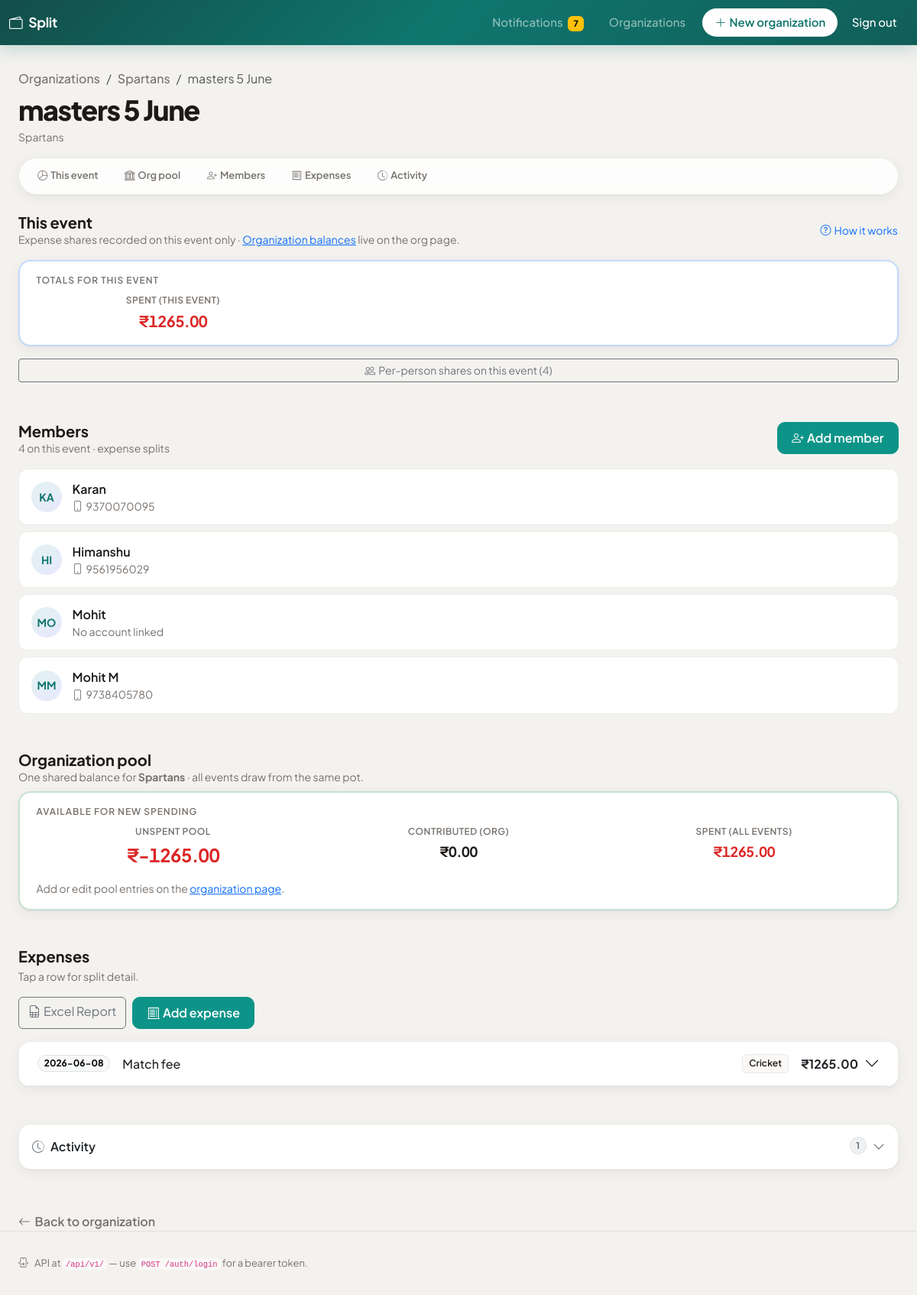
The page /events/1 (signed in) on the database its author committed.
### app/models.py (models this page shows)
class Organization(Base):
    __tablename__ = "organizations"
    id: Mapped[int] = mapped_column(primary_key=True, autoincrement=True)
    name: Mapped[str] = mapped_column(String(200), nullable=False)
    created_by_user_id: Mapped[int | None] = mapped_column(
        ForeignKey("users.id"), nullable=True, index=True
    )
    created_at: Mapped[datetime] = mapped_column(DateTime, default=datetime.utcnow)
    members: Mapped[list["OrganizationMember"]] = relationship(
        back_populates="organization", cascade="all, delete-orphan"
    )
    events: Mapped[list["Event"]] = relationship(
        back_populates="organization", cascade="all, delete-orphan"
    )
    org_contributions: Mapped[list["OrganizationContribution"]] = relationship(
        back_populates="organization", cascade="all, delete-orphan"
    )

class Event(Base):
    __tablename__ = "events"
    id: Mapped[int] = mapped_column(primary_key=True, autoincrement=True)
    organization_id: Mapped[int] = mapped_column(
        ForeignKey("organizations.id"), nullable=False
    )
    name: Mapped[str] = mapped_column(String(200), nullable=False)
    created_by_user_id: Mapped[int | None] = mapped_column(
        ForeignKey("users.id"), nullable=True, index=True
    )
    created_at: Mapped[datetime] = mapped_column(DateTime, default=datetime.utcnow)
    organization: Mapped["Organization"] = relationship(back_populates="events")
    members: Mapped[list["Member"]] = relationship(
        back_populates="event", cascade="all, delete-orphan"
    )
    expenses: Mapped[list["Expense"]] = relationship(
        back_populates="event", cascade="all, delete-orphan"
    )

class Member(Base):
    __tablename__ = "members"
    id: Mapped[int] = mapped_column(primary_key=True, autoincrement=True)
    event_id: Mapped[int] = mapped_column(ForeignKey("events.id"), nullable=False)
    name: Mapped[str] = mapped_column(String(120), nullable=False)
    user_id: Mapped[int | None] = mapped_column(ForeignKey("users.id"), nullable=True)
    created_by_user_id: Mapped[int | None] = mapped_column(
        ForeignKey("users.id"), nullable=True, index=True
    )
    created_at: Mapped[datetime] = mapped_column(DateTime, default=datetime.utcnow)
    event: Mapped["Event"] = relationship(back_populates="members")
    user: Mapped["User | None"] = relationship(
        back_populates="event_memberships", foreign_keys=[user_id]
    )
    expense_splits: Mapped[list["ExpenseSplit"]] = relationship(
        back_populates="member", cascade="all, delete-orphan"
    )

class User(Base):
    __tablename__ = "users"
    __table_args__ = (UniqueConstraint("mobile", name="uq_users_mobile"),)
    id: Mapped[int] = mapped_column(primary_key=True, autoincrement=True)
    mobile: Mapped[str] = mapped_column(String(20), nullable=False, index=True)
    password_hash: Mapped[str] = mapped_column(String(255), nullable=False)
    full_name: Mapped[str] = mapped_column(String(120), nullable=False)
    created_at: Mapped[datetime] = mapped_column(DateTime, default=datetime.utcnow)
    org_memberships: Mapped[list["OrganizationMember"]] = relationship(
        back_populates="user",
        foreign_keys="OrganizationMember.user_id",
        cascade="all, delete-orphan",
    )
    event_memberships: Mapped[list["Member"]] = relationship(
        back_populates="user", foreign_keys="Member.user_id"
    )
    activities_received: Mapped[list["Activity"]] = relationship(
        "Activity",
        foreign_keys="[Activity.recipient_user_id]",
        back_populates="recipient",
        cascade="all, delete-orphan",
    )
    activities_sent: Mapped[list["Activity"]] = relationship(
        "Activity",
        foreign_keys="[Activity.actor_user_id]",
        back_populates="actor",
        viewonly=True,
    )

class Expense(Base):
    __tablename__ = "expenses"
    id: Mapped[int] = mapped_column(primary_key=True, autoincrement=True)
    event_id: Mapped[int] = mapped_column(ForeignKey("events.id"), nullable=False)
    title: Mapped[str] = mapped_column(String(200), nullable=False)
    category: Mapped[str] = mapped_column(String(100), nullable=False)
    amount_total: Mapped[float] = mapped_column(Numeric(12, 2), nullable=False)
    expense_date: Mapped[date] = mapped_column(Date, nullable=False)
    created_by_user_id: Mapped[int | None] = mapped_column(
        ForeignKey("users.id"), nullable=True, index=True
    )
    created_at: Mapped[datetime] = mapped_column(DateTime, default=datetime.utcnow)
    event: Mapped["Event"] = relationship(back_populates="expenses")
    splits: Mapped[list["ExpenseSplit"]] = relationship(
        back_populates="expense", cascade="all, delete-orphan"
    )

### app/routers/web.py (the view)
@router.get("/events/{event_id}", response_class=HTMLResponse)
def page_event_detail(
    request: Request, event_id: int, db: Session = Depends(get_db)
):
    uid = require_session_user(request)
    if isinstance(uid, RedirectResponse):
        return uid
    if not services.user_can_access_event(db, uid, event_id):
        raise HTTPException(404, "Event not found")
    ev = services.get_event(db, event_id)
    if not ev:
        raise HTTPException(404, "Event not found")
    balances = services.member_balances(db, event_id)
    expenses = sorted(
        ev.expenses, key=lambda e: (e.expense_date, e.id), reverse=True
    )
    oid = ev.organization_id
    org_pool_available = services.org_pool_available(db, oid)
    org_total_contributed = services.org_total_contributed(db, oid)
    org_total_expenses = services.org_total_expenses(db, oid)
    event_expense_total = sum((b.expended for b in balances), Decimal("0"))
    balance_totals = {
        "pooled": Decimal("0"),
        "expended": event_expense_total,
        "remaining": Decimal("0"),
    }
    mems = sorted(ev.members, key=lambda m: m.id)
    members_opts = [{"id": m.id, "name": m.name} for m in mems]
    event_activities = activity_service.list_for_event(db, uid, event_id, limit=40)
    expense_manage = {
        e.id: services.user_can_manage_expense(db, e.id, uid) for e in expenses
    }
    member_manage = {
        m.id: services.user_can_manage_member(db, m.id, uid) for m in mems
    }
    return templates.TemplateResponse(
        request,
        "event_detail.html",
        {
            "event": ev,
            "organization": ev.organization,
            "members": mems,
            "members_opts": members_opts,
            "balances": balances,
            "balance_totals": balance_totals,
            "expenses": expenses,
            "org_pool_available": org_pool_available,
            "org_total_contributed": org_total_contributed,
            "org_total_expenses": org_total_expenses,
            "title": ev.name,
            "event_activities": event_activities,
            "current_user_id": uid,
            "expense_manage": expense_manage,
            "member_manage": member_manage,
            "member_error": request.query_params.get("error"),
        },
    )

### templates/event_detail.html (shortened to what this page needs)
{% extends "base.html" %}
{% macro member_initials(name) -%}
{%- set t = (name or '') | trim -%}
{%- set parts = t.split() -%}
{%- if parts | length >= 2 -%}
{{ (parts[0][0] ~ parts[-1][0]) | upper }}
{%- elif t | length >= 2 -%}
{{ t[:2] | upper }}
{%- elif t | length == 1 -%}
{{ t[0] | upper }}
{%- else -%}
?
{%- endif -%}
{% endmacro %}
{% block content %}
<nav class="et-breadcrumb mb-2" aria-label="breadcrumb">
  <ol class="breadcrumb small mb-0">
    <li class="breadcrumb-item"><a href="/orgs">Organizations</a></li>
    <li class="breadcrumb-item"><a href="/orgs/{{ organization.id }}">{{ organization.name }}</a></li>
    <li class="breadcrumb-item active text-truncate" style="max-width: 12rem;" aria-current="page">{{ event.name }}</li>
  </ol>
</nav>
<header class="mb-3">
  <div class="d-flex flex-wrap align-items-start justify-content-between gap-2 mb-2">
    <div class="min-w-0 flex-grow-1">
      <h1 class="et-hero-title mb-1 text-break">{{ event.name }}</h1>
      <p class="small et-muted mb-0">{{ organization.name }}</p>
    </div>
  </div>
</header>
<div class="et-section-nav mb-4">
  <ul class="nav">
    <li class="nav-item"><a class="nav-link" href="#balances"><i class="bi bi-pie-chart me-1"></i>This event</a></li>
    <li class="nav-item"><a class="nav-link" href="#pool"><i class="bi bi-bank me-1"></i>Org pool</a></li>
    <li class="nav-item"><a class="nav-link" href="#members"><i class="bi bi-person-plus me-1"></i>Members</a></li>
    <li class="nav-item"><a class="nav-link" href="#expenses"><i class="bi bi-receipt me-1"></i>Expenses</a></li>
    <li class="nav-item"><a class="nav-link" href="#activity"><i class="bi bi-clock-history me-1"></i>Activity</a></li>
  </ul>
</div>
<section class="mb-5 pb-1" id="balances">
  {% if not members %}
  <h2 class="h5 fw-bold mb-2">This event</h2>
  <div class="alert alert-et-warn d-flex align-items-start gap-2 mb-0" role="alert">
    <i class="bi bi-exclamation-triangle flex-shrink-0 mt-1"></i>
    <div>Add at least one member before you can record expenses.</div>
  </div>
  {% else %}
  <div class="d-flex flex-wrap align-items-center justify-content-between gap-2 mb-3">
    <div>
      <h2 class="h5 fw-bold mb-0">This event</h2>
      <p class="small et-muted mb-0">Expense shares recorded on this event only · <a href="/orgs/{{ organization.id }}#balances">Organization balances</a> live on the org page.</p>
    </div>
    <button type="button" class="btn btn-link btn-sm p-0 text-decoration-none" data-bs-toggle="modal" data-bs-target="#modalBalanceHelp">
      <i class="bi bi-question-circle me-1"></i>How it works
    </button>
  </div>
  <div class="et-card mb-3 border-primary border-opacity-25" style="border-width: 2px;">
    <div class="et-card-body py-3">
      <p class="et-eyebrow mb-2">Totals for this event</p>
      <div class="row g-3 align-items-end text-center">
        <div class="col-12 col-md-4">
          <div class="et-metric">
            <span class="et-metric-label">Spent (this event)</span>
            <span class="et-metric-value et-metric-value--expended fs-5">{{ balance_totals.expended | money }}</span>
          </div>
        </div>
      </div>
    </div>
  </div>
  <button class="btn btn-outline-secondary btn-sm w-100" type="button" data-bs-toggle="collapse" data-bs-target="#balancesPeople" aria-expanded="false" aria-controls="balancesPeople">
    <i class="bi bi-people me-1"></i>Per-person shares on this event ({{ balances | length }})
  </button>
  {% endif %}
</section>
<section class="mb-5" id="members">
  <div class="d-flex flex-wrap align-items-start justify-content-between gap-2 mb-3">
    <div>
      <h2 class="h5 fw-bold mb-0">Members</h2>
      <p class="small et-muted mb-0">{{ members | length }} on this event · expense splits</p>
    </div>
    <button type="button" class="btn btn-primary flex-shrink-0" data-bs-toggle="modal" data-bs-target="#modalAddMember">
      <i class="bi bi-person-plus me-1"></i><span class="d-none d-sm-inline">Add member</span><span class="d-sm-none">Add</span>
    </button>
  </div>
  {% for m in members %}
  <div class="et-member-row flex-wrap">
    <div class="et-avatar">{{ member_initials(m.name) }}</div>
    <div class="flex-grow-1 min-w-0">
      <div class="fw-semibold text-truncate">{{ m.name }}</div>
      <div class="small et-muted text-truncate">{% if m.user %}<i class="bi bi-phone me-1"></i>{{ m.user.mobile }}{% else %}No account linked{% endif %}</div>
    </div>
  </div>
  {% else %}
  <div class="et-empty mb-3 py-4">
    <div class="et-empty-icon"><i class="bi bi-people"></i></div>
    <p class="et-muted mb-2">No members yet.</p>
    <button type="button" class="btn btn-primary" data-bs-toggle="modal" data-bs-target="#modalAddMember">Add the first member</button>
  </div>
  {% endfor %}
</section>
<section class="mb-5" id="pool">
  <div class="d-flex flex-wrap align-items-start justify-content-between gap-2 mb-2">
    <div>
      <h2 class="h5 fw-bold mb-0">Organization pool</h2>
      <p class="small et-muted mb-0">One shared balance for <strong>{{ organization.name }}</strong> · all events draw from the same pot.</p>
    </div>
  </div>
  <div class="et-card mb-3 border-success border-opacity-25" style="border-width: 2px;">
    <div class="et-card-body py-3">
      <p class="et-eyebrow mb-2">Available for new spending</p>
      <div class="row g-3 text-center">
        <div class="col-12 col-md-4">
          <div class="et-metric">
            <span class="et-metric-label">Unspent pool</span>
            <span class="et-metric-value fs-4 {% if org_pool_available >= 0 %}et-metric-value--remaining-pos{% else %}et-metric-value--remaining-neg{% endif %}">{{ org_pool_available | money }}</span>
          </div>
        </div>
        <div class="col-6 col-md-4">
          <div class="et-metric">
            <span class="et-metric-label small">Contributed (org)</span>
            <span class="et-metric-value small">{{ org_total_contributed | money }}</span>
          </div>
        </div>
        <div class="col-6 col-md-4">
          <div class="et-metric">
            <span class="et-metric-label small">Spent (all events)</span>
            <span class="et-metric-value et-metric-value--expended small">{{ org_total_expenses | money }}</span>
          </div>
        </div>
      </div>
      <p class="small et-muted mb-0 mt-3">Add or edit pool entries on the <a href="/orgs/{{ organization.id }}#add-pool">organization page</a>.</p>
    </div>
  </div>
</section>
<section class="mb-5" id="expenses">
  <div class="mb-3">
    <h2 class="h5 fw-bold mb-1">Expenses</h2>
    <p class="small et-muted mb-0">Tap a row for split detail.</p>
  </div>
  <div class="d-grid d-sm-flex gap-2 mb-3">
    <a href="/events/{{ event.id }}/export.xlsx" class="btn btn-outline-secondary order-sm-0">
      <i class="bi bi-file-earmark-spreadsheet me-1"></i><span class="d-none d-sm-inline">Excel </span>Report
    </a>
    {% if members %}
    <button type="button" class="btn btn-primary order-sm-1" data-bs-toggle="modal" data-bs-target="#modalExpense">
      <i class="bi bi-receipt-cutoff me-1"></i>Add expense
    </button>
    {% endif %}
  </div>
  {% if expenses %}
  <div class="et-card p-0 overflow-hidden mb-4">
    <div class="accordion accordion-flush" id="expenseAccordion">
    {% for e in expenses %}
    <div class="accordion-item border-bottom">
      <h2 class="accordion-header">
        <button class="accordion-button collapsed py-3 px-3 px-md-4 fw-medium shadow-none bg-white" type="button"
                data-bs-toggle="collapse" data-bs-target="#ex-{{ e.id }}" aria-expanded="false">
          <span class="d-flex flex-wrap align-items-center gap-2 gap-md-3 w-100 me-2">
            <span class="badge rounded-pill text-bg-light border align-self-center">{{ e.expense_date }}</span>
            <span class="flex-grow-1 text-start">{{ e.title }}</span>
            <span class="et-badge-cat">{{ e.category }}</span>
            <span class="fw-bold ms-md-auto">{{ e.amount_total | money }}</span>
          </span>
        </button>
      </h2>
    </div>
    {% endfor %}
    </div>
  </div>
  {% endif %}
</section>
{% if event_activities %}
<section class="mb-4 et-card overflow-hidden" id="activity">
  <button type="button" class="btn btn-link text-decoration-none text-body w-100 py-3 px-3 d-flex align-items-center justify-content-between rounded-0 collapsed et-activity-toggle"
          data-bs-toggle="collapse" data-bs-target="#activityCollapse" aria-expanded="false" aria-controls="activityCollapse">
    <span class="fw-semibold"><i class="bi bi-clock-history me-2 text-secondary"></i>Activity</span>
    <span class="d-flex align-items-center gap-2">
      <span class="badge rounded-pill bg-secondary bg-opacity-10 text-secondary border">{{ event_activities | length }}</span>
      <i class="bi bi-chevron-down et-collapse-chevron text-muted"></i>
    </span>
  </button>
</section>
{% endif %}
<a href="/orgs/{{ organization.id }}" class="et-link-back"><i class="bi bi-arrow-left"></i>Back to organization</a>
{% endblock %}

### rows shown on the page
Organization: name "Spartans"
Event: name "masters 5 June"
Member: name "KA", name "Karan", user.mobile "9370070095"
Member: name "HI", name "Himanshu", user.mobile "9561956029"
Member: name "MO", name "Mohit", shows "No account linked"
Member: value "MM", name "Mohit M", user.mobile "9738405780"
Expense: expense_date "2026-06-08", title "Match fee", category "Cricket", amount_total "₹1265.00"

### other values the page prints
{{ request.state.unread_notifications }} "7"
{{ balance_totals.expended | money }} "₹1265.00"
{{ balances | length }} "4"
{{ members | length }} "4"
{{ org_pool_available | money }} "₹-1265.00"
{{ org_total_contributed | money }} "₹0.00"
{{ org_total_expenses | money }} "₹1265.00"
{{ event_activities | length }} "1"
